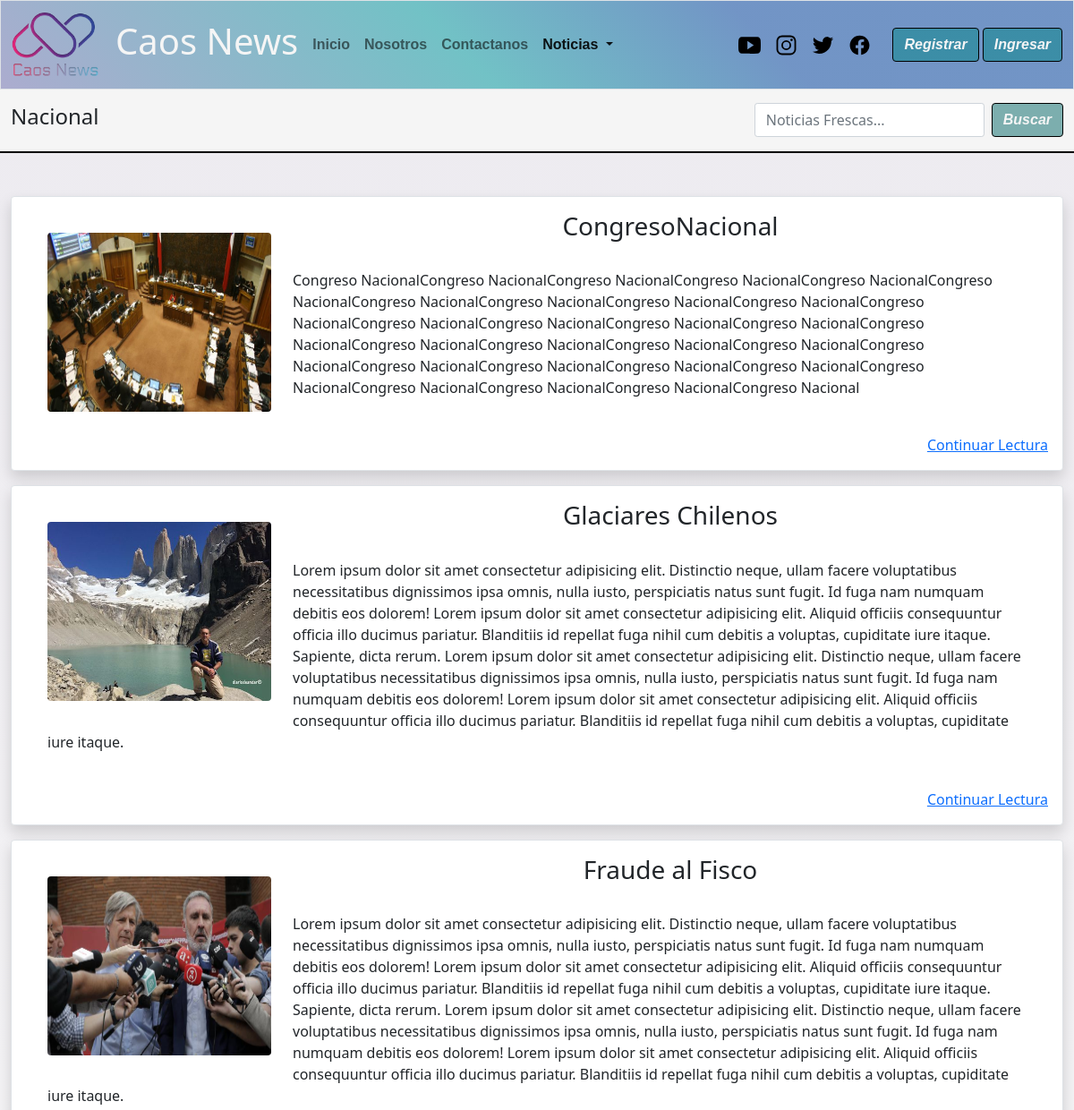
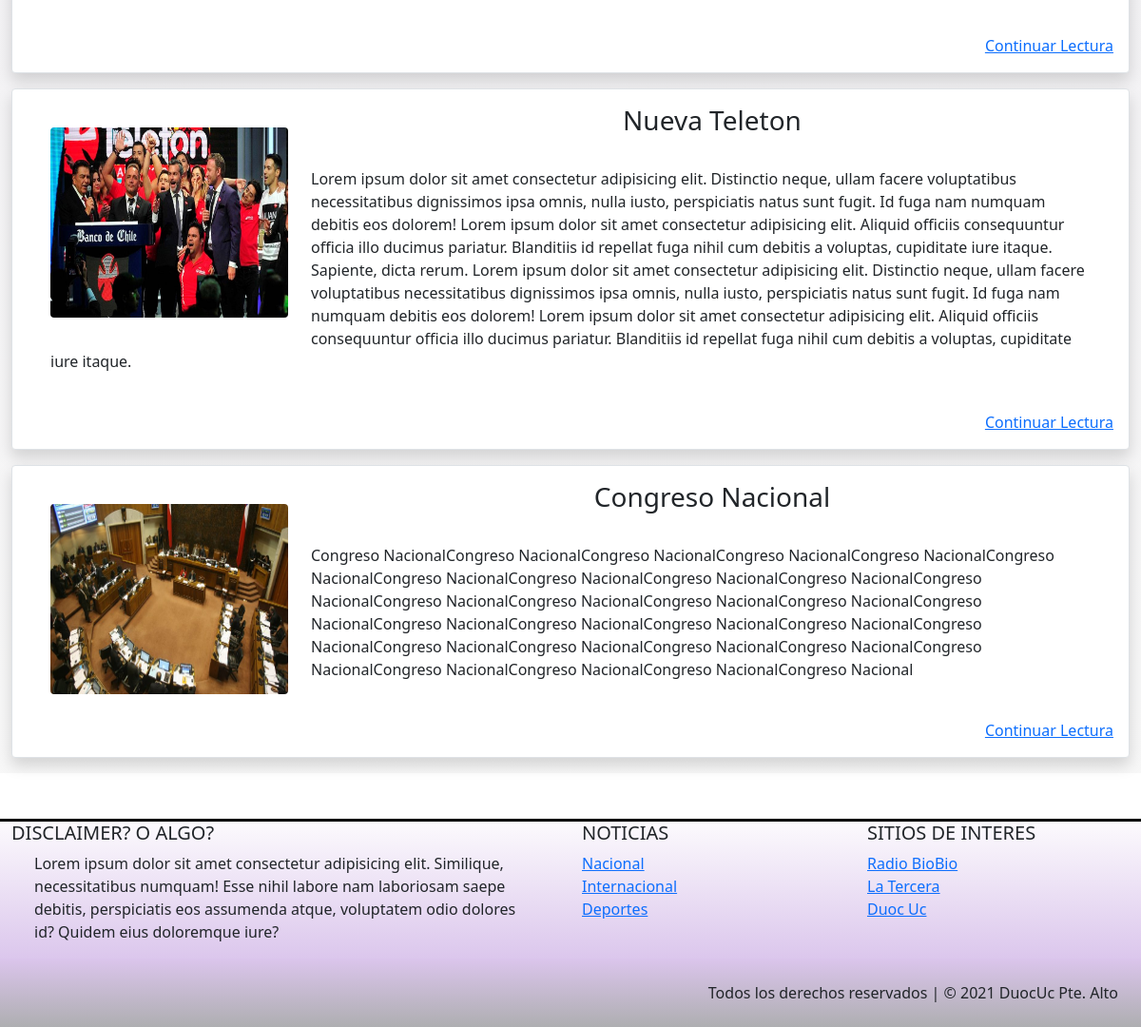
Page /Categoria/Nacional/ on the committed database (2 pictures, top to bottom).
### caos_news/models.py (models this page shows, shortened)
class Categoria(models.Model):
    cod_catg = models.IntegerField(primary_key=True)
    nombre_catg = models.CharField(max_length=50)

class Noticia(models.Model):
    nombre_not = models.CharField(primary_key= True, max_length=50)
    fecha_not = models.DateField(default=datetime.date.today)
    redac =  models.TextField()
    img_not = models.ImageField(upload_to='noticias',null=True)
    publicar = models.BooleanField(default=False)
    comentario = models.TextField(null=True,default='Sin observaciones')
    autor = models.ForeignKey(User,null=True, on_delete=models.CASCADE)
    categoria = models.ForeignKey(Categoria, on_delete=models.CASCADE)

### caos_news/views.py (the view)
# urls.py: path('Categoria/<id>/',categoria,name='categ'),
def categoria(request,id):
    cate_all = Categoria.objects.all()
    cate = Categoria.objects.get(nombre_catg=id)
    noti = Noticia.objects.filter(categoria=cate,publicar=True).order_by('-fecha_not')
    context = {"cate":cate,"cate_all":cate_all,"noti_all":noti}
    return render(request,"Categoria.html",context)

### caos_news/templates/Categoria.html (shortened to what this page needs)
{% extends 'base.html' %}
{% load static %}
{% block link_activos %}
                    <ul class="navbar-nav me-auto mb-2 mb-lg-0">
                        <li class="nav-item">
                            <a class="nav-link" aria-current="page" href="{% url 'index'%}">Inicio</a>
                        </li>
                        {% if user.is_authenticated %}
                            <li class="nav-item ">
                                <a class="nav-link" href="{% url 'enviar_n' %}">Subir noticia</a>
                            </li>
                            <li class="nav-item">
                                <a class="nav-link" href="{% url 'mis_notis' %}">Mis Noticias</a>
                            </li>
                        {% else %}
                            <li class="nav-item">
                            <a class="nav-link" href="{% url 'nos' %}">Nosotros</a>
                        </li>
                        <li class="nav-item">
                            <a class="nav-link" href="{% url 'contac' %}">Contactanos</a>
                        </li>
                        {% endif %}
                        <li class="nav-item dropdown">
                            <a class="nav-link active dropdown-toggle" href="#" id="navbarDropdown" role="button"
                                data-bs-toggle="dropdown" aria-expanded="false">
                                Noticias
                            </a>
                        </li>
{% endblock link_activos %}
{% block contenido %}
<main>
        <nav class="navbar sticky-top" id="barra-busqueda">
            <div class="container-fluid ">
                <span class="navbar-text">
                {% if user.is_authenticated %}
                    <h4> Bienvenido(a) {{user.first_name}} {{user.last_name}}  // Categoria: {{cate.nombre_catg}} </h4>
                {% else %}
                    <h4>{{cate.nombre_catg}}</h4>
                {% endif %}
                </span>
                <form class="d-flex" method="POST" action="{% url 'filter_d'%}">
                    <input class="form-control me-2" type="search" placeholder="Noticias Frescas..." name="txtbusqueda" aria-label="Search">
                    <button id="boton" class="btn btn-outline" type="submit">Buscar</button>
                </form>
            </div>
        </nav>
<section class="container-fluid mt-5 mb-5">
    <div class="row">
        <div class="col-12 col-lg-12">
             {% for noti in noti_all %}
            <div class="d-grid gap-3">
                <div class="p-3 bg-light border shadow mb-3 bg-body rounded">
                    <div class="float-start">
                        <img src="{{noti.img_not.url}}"
                            class=" m-4 rounded-2  animate__animated animate__fadeIn" alt="..." width="250"
                            height="200">
                    </div>
                    <div class="mx-auto m-l-3">
                        <div class="text m-l-2 md-sm-center animate__animated ">
                            <h3 class="text-center animate__animated animate__backInRight">{{noti.nombre_not}}</h3>
                            <p class="p-4">
                                {{noti.redac}}
                            </p>
                        </div>
                        <div class="text-end animate__animated animate__fadeInDown"><a
                                href="{% url 'noti' noti.nombre_not %}">Continuar Lectura</a>
                        </div>
                    </div>
                </div>
            </div>
             {% endfor %}
        </div>
    </div>
</section>
{% endblock contenido %}
{% block categorias %}
    {% for x in cate_all %}
        <li><a href="{% url 'categ' x.nombre_catg %}">{{x.nombre_catg}}</a></li>
    {% endfor %}
{% endblock categorias %}

### rows in the picture
Categoria: nombre_catg "Nacional"
Noticia: img_not (picture), nombre_not "CongresoNacional", redac "Congreso NacionalCongreso NacionalCongreso NacionalCongreso NacionalCongreso NacionalCongreso NacionalCongreso NacionalCongreso NacionalCongreso NacionalCongreso NacionalCongreso NacionalCongreso NacionalCongreso NacionalCongreso NacionalCongreso NacionalCongreso NacionalCongreso NacionalCongreso NacionalCongreso NacionalCongreso NacionalCongreso NacionalCongreso NacionalCongreso NacionalCongreso NacionalCongreso NacionalCongreso NacionalCongreso NacionalCongreso NacionalCongreso NacionalCongreso Nacional"
Noticia: img_not (picture), nombre_not "Glaciares Chilenos", redac "Lorem ipsum dolor sit amet consectetur adipisicing elit. Distinctio neque, ullam facere voluptatibus necessitatibus dignissimos ipsa omnis, nulla iusto, perspiciatis natus sunt fugit. Id fuga nam numquam debitis eos dolorem! Lorem ipsum dolor sit amet consectetur adipisicing elit. Aliquid officiis consequuntur officia illo ducimus pariatur. Blanditiis id repellat fuga nihil cum debitis a voluptas, cupiditate iure itaque. Sapiente, dicta rerum. Lorem ipsum dolor sit amet consectetur adipisicing elit. Distinctio neque, ullam facere voluptatibus necessitatibus dignissimos ipsa omnis, nulla iusto, perspiciatis natus sunt fugit. Id fuga nam numquam debitis eos dolorem! Lorem ipsum dolor sit amet…"
Noticia: img_not (picture), nombre_not "Fraude al Fisco", redac "Lorem ipsum dolor sit amet consectetur adipisicing elit. Distinctio neque, ullam facere voluptatibus necessitatibus dignissimos ipsa omnis, nulla iusto, perspiciatis natus sunt fugit. Id fuga nam numquam debitis eos dolorem! Lorem ipsum dolor sit amet consectetur adipisicing elit. Aliquid officiis consequuntur officia illo ducimus pariatur. Blanditiis id repellat fuga nihil cum debitis a voluptas, cupiditate iure itaque. Sapiente, dicta rerum. Lorem ipsum dolor sit amet consectetur adipisicing elit. Distinctio neque, ullam facere voluptatibus necessitatibus dignissimos ipsa omnis, nulla iusto, perspiciatis natus sunt fugit. Id fuga nam numquam debitis eos dolorem! Lorem ipsum dolor sit amet…"
Noticia: img_not (picture), nombre_not "Nueva Teleton", redac "Lorem ipsum dolor sit amet consectetur adipisicing elit. Distinctio neque, ullam facere voluptatibus necessitatibus dignissimos ipsa omnis, nulla iusto, perspiciatis natus sunt fugit. Id fuga nam numquam debitis eos dolorem! Lorem ipsum dolor sit amet consectetur adipisicing elit. Aliquid officiis consequuntur officia illo ducimus pariatur. Blanditiis id repellat fuga nihil cum debitis a voluptas, cupiditate iure itaque. Sapiente, dicta rerum. Lorem ipsum dolor sit amet consectetur adipisicing elit. Distinctio neque, ullam facere voluptatibus necessitatibus dignissimos ipsa omnis, nulla iusto, perspiciatis natus sunt fugit. Id fuga nam numquam debitis eos dolorem! Lorem ipsum dolor sit amet…"
Noticia: img_not (picture), nombre_not "Congreso Nacional", redac "Congreso NacionalCongreso NacionalCongreso NacionalCongreso NacionalCongreso NacionalCongreso NacionalCongreso NacionalCongreso NacionalCongreso NacionalCongreso NacionalCongreso NacionalCongreso NacionalCongreso NacionalCongreso NacionalCongreso NacionalCongreso NacionalCongreso NacionalCongreso NacionalCongreso NacionalCongreso NacionalCongreso NacionalCongreso NacionalCongreso NacionalCongreso NacionalCongreso NacionalCongreso NacionalCongreso NacionalCongreso NacionalCongreso NacionalCongreso Nacional"
Categoria: nombre_catg "Internacional"
Categoria: nombre_catg "Deportes"
